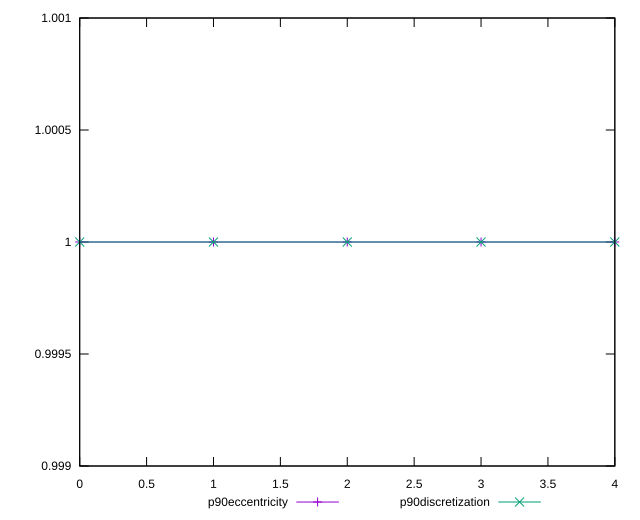

Write the gnuplot code that produced this figure.
reset

$p90Eccentricity <<EOF
0 0.9999999999999999
1 0.9999999999999999
2 1.0000000000000007
3 1.0000000000000007
4 0.9999999999999999
EOF

$p90Discretization <<EOF
0 1
1 1
2 1
3 1
4 1
EOF

set key outside below
set xrange [0:4]
set yrange [0.9989999999999999:1.0010000000000006]
set trange [0.9989999999999999:1.0010000000000006]
set terminal svg size 640, 520 enhanced background rgb 'white'
set output "report_00021_2021-02-20T09:16:39.615Z/interactive/progression/eccentricity.svg"

plot $p90Eccentricity title "p90eccentricity" with linespoints, \
     $p90Discretization title "p90discretization" with linespoints

reset
